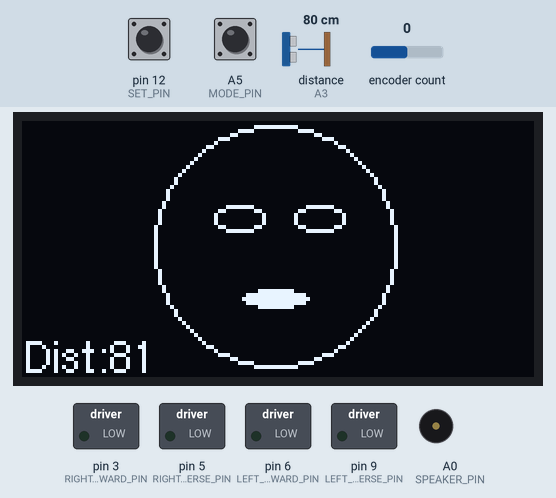
The sketch below on a simulated Arduino Nano, built with avr-gcc and run on an emulated ATmega328P. On the bench: 128×64 one-colour display, switched loads named in the sketch (green lamp = pin HIGH), buzzer (waves = sounding). The test bench sets the inputs (shaded band); at power-on: distance to the obstacle (sensor on A3) 80 cm, pin 12 (SET_PIN) HIGH, A5 (MODE_PIN) HIGH, encoder count 0. The echo pulse lasts 58.3 µs per cm.

Above: at 1.2 s.
1.3 s: distance to the obstacle (sensor on A3) set to 2 cm
At 2.1 s:
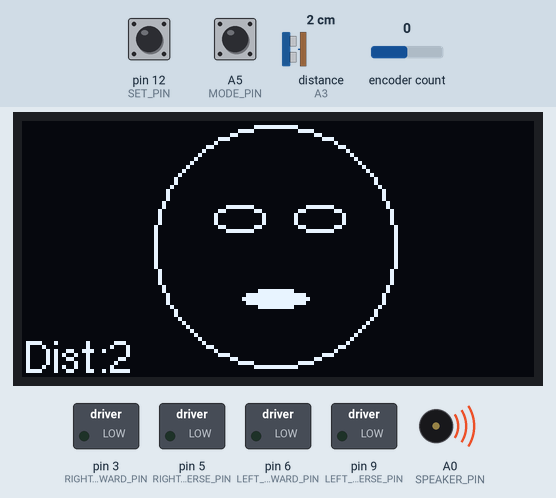
3.1 s: distance to the obstacle (sensor on A3) set to 4 cm
At 3.8 s:
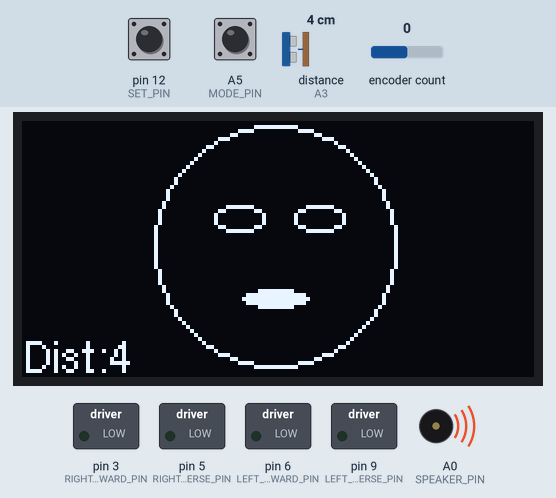
4.8 s: distance to the obstacle (sensor on A3) set to 9 cm
At 5.5 s:
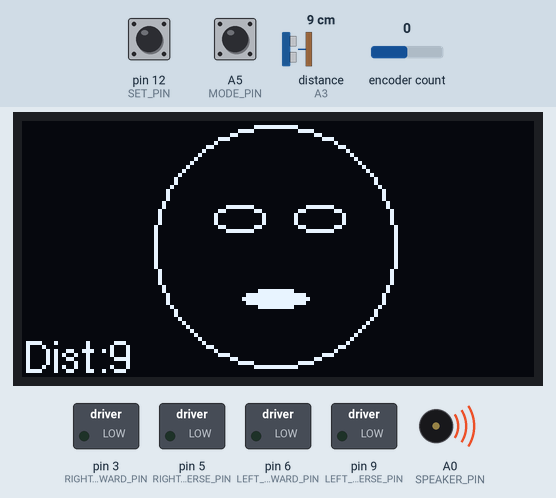
Timing chart, 0 to 7.8 s (numbered marks = the images above; inputs shaded):
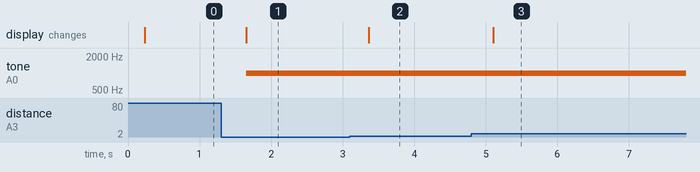

The sketch:

_09-oled-face-ping-bot.ino
```cpp
/*
 * Use this test to verify that all the connections (except the moters) are working.
 * Verity Mode and Set buttons
 * Verify Encoder
 * Verify Ping sensor
 * Verify Speaker
 */
#include <Arduino.h>
//// https://github.com/olikraus/u8g2/wiki
#include <U8g2lib.h>
#include <SPI.h>
#include <NewPing.h>
#include <Encoder.h>
// https://github.com/thomasfredericks/Bounce2
#include <Bounce2.h>


// the mode is running or programming one of the parameters
#define MODE_BUTTON_PIN 2 // momentary push button tied to GNG (interrupt 0)
// when the select button goes low the value of the POT is copied to the variable
#define SELECT_BUTTON_PIN 3 // momentary push button from rotery encoder tied to GNG
// we use just one interrupt pin for good performance
#define ENC_A_PIN 2 // an interrupt pin
#define ENC_B_PIN 4 // not an interrupt pin

// motor pins - they must be on the PWM pins 3,5,6,9
#define RIGHT_FORWARD_PIN 3
#define RIGHT_REVERSE_PIN 5
#define LEFT_FORWARD_PIN 6
#define LEFT_REVERSE_PIN 9

// order on OLED - GND, VCC, SCL, SDA, RDS, DC, CS
#define SCL_PIN 13 // SCL clock - 3rd from bottom
#define SDA_PIN 11 // SDA, Data, MOSI - must be on pin 11 on the Nano
#define RDS_PIN 10 // reset
#define DC_PIN 7 // DC moved from pin 9 which is needed as a PWM pin
#define CS_PIN 8 // chip select top


// https://github.com/olikraus/u8g2/wiki/u8x8setupcpp#constructor-reference
// We are using the 128 byte 4W Hardware SPI with no rotation which only uses 27% of dynamic memory
U8G2_SSD1306_128X64_NONAME_1_4W_HW_SPI u8g2(U8G2_R0, CS_PIN, DC_PIN, RDS_PIN);

#define TRIGGER_PIN  A2  // Arduino pin tied to trigger pin on the ultrasonic sensor.
#define ECHO_PIN     A3  // Arduino pin tied to echo pin on the ultrasonic sensor.
#define MAX_DISTANCE 200 // Maximum distance we want to ping for (in centimeters). Maximum sensor distance is rated at 400-500cm.
NewPing sonar(TRIGGER_PIN, ECHO_PIN, MAX_DISTANCE); // NewPing setup of pins and maximum distance.

//   Good Performance: only the first pin has interrupt capability
Encoder myEnc(ENC_A_PIN, ENC_B_PIN);
#define ENC_A_PIN 2 // an interrupt pin
#define ENC_B_PIN 4 // not an interrupt pin
long oldPosition  = -999;

/* this is the mode of the robot
0 = running with faces
1 = set forward speed
2 = set turn distance
3 = set turn distance
4 = set turn speed
5 = debug mode
*/
byte mode = 0; // default mode on power up
byte mode_count = 6;

#define SET_PIN 12 // set the current encoder value to be the new variable
#define MODE_PIN A5 // change the programming mode - note that A6 and A7 don't have an INPUT_PULLUP
Bounce debouncer_set = Bounce();
Bounce debouncer_mode = Bounce();

// or piezo speaker
#define SPEAKER_PIN A0

int dist_to_object; // distance in CM from the Ping sensor
int turning_flag;
int turn_threshold = 16; // distance that we turn
int forward_power_level = 180; // try a number from 100 to 255 for 4 AA batteries forard motors PWM on signal

int turn_delay = 500; // time to turn in milliseconds
int turn_power_level = 200; // power while turning


// 0 means no, 1 means yes
unsigned char change_mode_flag = 0;
unsigned char change_set_flag = 0;
unsigned int know_value = 0;

// this is the mode of the robot 0 = running, 1,2,3 are set modes
int counter; // main loop counter

void setup() {
  // Turn these pins on for PWM OUTPUT
  // you can use digitalWrite for testing if the PWM pins are not free
  pinMode(RIGHT_FORWARD_PIN, OUTPUT);
  pinMode(RIGHT_REVERSE_PIN, OUTPUT);
  pinMode(LEFT_FORWARD_PIN, OUTPUT);
  pinMode(LEFT_REVERSE_PIN, OUTPUT);
  // turn all the motors off
  analogWrite(RIGHT_FORWARD_PIN, 0);
  analogWrite(RIGHT_REVERSE_PIN, 0);
  analogWrite(LEFT_FORWARD_PIN, 0);
  analogWrite(LEFT_REVERSE_PIN, 0);
  // for debugging.  The output will appear on the serial monitor
  // To open the serial monitor, click the magnafing glass icon in the upper right corner

  u8g2.begin();
  // Set font to Helvetica regular 8 pixel font
  // For other options see https://github.com/olikraus/u8g2/wiki/fntlistall#8-pixel-height
  u8g2.setFont(u8g2_font_helvR08_tf);

  pinMode(SET_PIN, INPUT_PULLUP);
  pinMode(MODE_PIN, INPUT_PULLUP);
  debouncer_set.attach(SET_PIN, INPUT_PULLUP); // Attach the debouncer to a pin with INPUT_PULLUP mode
  debouncer_set.interval(25); // Use a debounce interval of 25 milliseconds

  debouncer_mode.attach(MODE_PIN, INPUT_PULLUP); // Attach the debouncer to a pin with INPUT_PULLUP mode
  debouncer_mode.interval(25); // Use a debounce interval of 25 milliseconds

  Serial.begin(9600);      // open the serial port at 9600 bps
}


void loop () {

  // get a non-zero distance
  do {
    delay(33);
    dist_to_object = sonar.ping_cm();
  } while (dist_to_object == 0);

  if (dist_to_object < turn_threshold) turning_flag = 1; else turning_flag = 0;

  debouncer_set.update(); // Update the Bounce instance
  if ( debouncer_set.fell() ) change_set_flag = !change_set_flag;  // Call code if button transitions from HIGH (default) to LOW

  debouncer_mode.update();
  if ( debouncer_mode.fell() ) change_mode_flag = !change_mode_flag;  // Call code if button transitions from HIGH to LOW

  long newPosition = myEnc.read();
  newPosition = newPosition % 255;
  byte stop_value = newPosition/4;
  byte mode = stop_value % mode_count;

  if (mode == 0) {
    u8g2.firstPage();
    do {
        // u8g2.drawFilledEllipse(63,31,20,28);
        u8g2.drawCircle(63,31,30,U8G2_DRAW_ALL);
        u8g2.drawEllipse(54,24,6,3);
        u8g2.drawEllipse(74,24,6,3);
        u8g2.drawFilledEllipse(63,44,8,2);
        u8g2.drawStr(0,63,"Dist:");
        u8g2.setCursor(22,63);
        u8g2.print(dist_to_object);
    } while ( u8g2.nextPage() );
  }

    if (turning_flag)
      tone(SPEAKER_PIN, 1000, 200);
//    counter++;
}
```

Measured:
- after the input at 1.3 s, tone on A0 (SPEAKER_PIN): silent → 1000 Hz after 0.35 s; the display: changes after 0.35 s (image 1)
- after the input at 3.1 s, the display: changes after 0.26 s (image 2)
- after the input at 4.8 s, the display: changes after 0.31 s (image 3)
